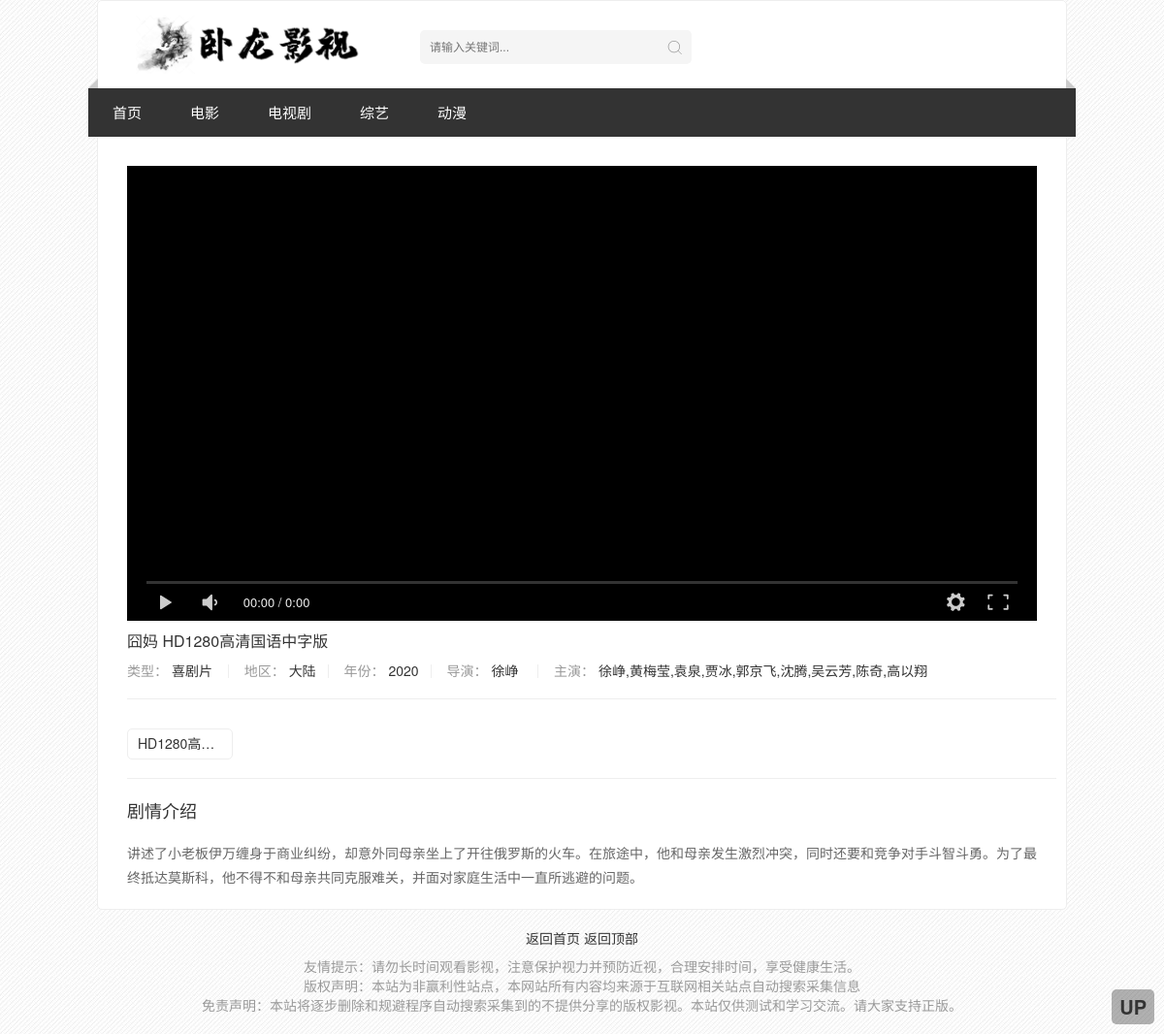
The app's page /video/play/77747/ with its own data.
### video/models.py (models this page shows)
class VideoData(models.Model):
    vod_id = models.CharField(max_length=8, unique=True)  # 视频id
    vod_cid = models.CharField(max_length=4)  # 视频分类id
    vod_name = models.CharField(max_length=16)    # "警察日记"
    vod_alias = models.CharField(max_length=16)    # 别名
    vod_actor = models.CharField(max_length=32)  # "王景春,陈维涵,孙亮,侯岩松,袁利坚,白波"
    vod_director = models.CharField(max_length=32)  # "宁瀛"
    vod_content = models.TextField()  # "内蒙古鄂尔多斯市准格尔旗公安局长郝万忠英年早逝后，..."
    vod_pic = models.CharField(max_length=128)
    vod_area = models.CharField(max_length=16)  # "大陆"
    vod_language = models.CharField(max_length=16)  # "国语"
    vod_year = models.CharField(max_length=4)  # "2014"
    vod_addtime = models.CharField(max_length=32)  # "2020-02-04 10:17:47"
    vod_url = models.TextField()
    vod_length = models.IntegerField()
    vod_continu = models.CharField(max_length=32)  # "HD1280高清国语中字版"
    list_name = models.CharField(max_length=32)
    ctime = models.DateTimeField(auto_now=True)

### video/views.py (the view)
# urls.py: path('play/<str:vod_id>/', views.play),
def play(request, vod_id, index=1):  # 播放页面
    vod_data = load_vod_data(vod_id)
    if not vod_data:
        return render(request, 'video_nonepage.html', {'msg': "影片尚未收录,有需要请联系管理员"})
    video_list = [item.split('$') for item in eval(vod_data.vod_url)]
    return render(request, 'video_play.html', {
        'vod_data': vod_data,
        "video_list": video_list,
        "index": index,
        "video_url": video_list[index-1]
    })

### video/func/db_handler.py (called while the page is built)
def load_vod_data(vod_id):  # 从数据库获取某影片数据
    result = models.VideoData.objects.filter(vod_id=vod_id).first()
    return result

### templates/video_play.html (shortened to what this page needs)
{% extends 'video_layout.html' %}
{% block main %}
<div class="stui-pannel clearfix" style="margin-left: 10px;margin-right: 10px;">
    <div class="stui-player col-pd pb-0">
        <div>
            <div id='video_player'></div>
        </div>
        <div class="stui-player__detail detail">
            <h4 class="title">
                <a href="/video/play/{{vod_data.vod_id}}/{{ index }}/">{{vod_data.vod_name}}</a>&nbsp;{{ video_url.0 }}
            </h4>
            <p class="data">
                <span class="text-muted hidden-xs">类型：</span>
                <a href="javascript:void(0)">{{vod_data.list_name}}</a>
                <span class="text-muted hidden-xs">地区：</span>
                <a href="javascript:void(0)">{{vod_data.vod_area}}</a>
                <span class="text-muted hidden-xs">年份：</span>
                <a href="javascript:void(0)">{{vod_data.vod_year}}</a>
                <span class="text-muted hidden-xs">导演：</span>
                <a href="javascript:void(0)">{{vod_data.vod_director}}</a>&nbsp;
                <span class="text-muted hidden-xs">主演：</span>
                <a href="javascript:void(0)" title="{{vod_data.vod_actor}}">{{vod_data.vod_actor|slice:"30"}}</a>&nbsp;
            </p>
        </div>
    </div>
</div>
<div class="stui-pannel clearfix" style="margin-left: 10px;margin-right: 10px;">
    <ul class="stui-content__playlist clearfix">
        {% for i in video_list %}
        <li>
            <a title="{{ i.0 }}" href="/video/play/{{vod_data.vod_id}}/{{ forloop.counter }}/">{{ i.0 }}</a>
        </li>
        {% endfor %}
    </ul>
</div>
<div class="stui-pannel clearfix" id="desc" style="margin-left: 10px;margin-right: 10px;">
    <div class="stui-pannel__head clearfix">
        <h3 class="title">
            剧情介绍
        </h3>
    </div>
    <div class="col-pd clearfix">
        <div class="stui-content__desc">
            {{vod_data.vod_content}}
        </div>
    </div>
</div>
{% endblock %}

### static/stui_default.css (style rules this page uses)
html { height: 100%; }
body { margin: 0; background: url(./img/bg_icon.jpg); font-family:'Helvetica Neue', 'STHeiti', '微软雅黑', 'Microsoft YaHei', Helvetica,Arial,sans-serif; font-size:14px; line-height: 140%; color: #666; }
ul, ol, li,dt,dd { margin:0; padding:0; list-style:none; }
p { margin:0 0 10px; }
* { -webkit-box-sizing:border-box; -moz-box-sizing:border-box; box-sizing:border-box }
:after,:before { -webkit-box-sizing:border-box; -moz-box-sizing:border-box; box-sizing:border-box }
.container:before,.container:after,.row:before,.row:after,.clearfix:before, .clearfix:after { display: table; content: " "; clear: both; }
h3 { font-size:18px; line-height: 24px; }
h4 { font-size:16px; line-height: 22px; }
h1,h2,h3,h4,h5,h6 { font-weight: 400; margin-top:10px; margin-bottom:10px }
a,button { text-decoration:none; outline:none; -webkit-tap-highlight-color:rgba(0,0,0,0) }
a,h1, h2, h3, h4, h5, h6 { color: #333333; }
.col-pd { padding:10px }
.text-muted { color: #999999; }
.stui-pannel { position: relative; margin-bottom: 10px; padding: 10px; overflow: hidden; }
.stui-pannel:before { content: " "; position: absolute; left: 20px; bottom: 0; right: 0; width: 100%; height: 1px; border-bottom: 1px solid #eee; }
.stui-pannel:last-child { margin-bottom: 0; border-bottom: 0; }
.stui-pannel:last-child:before { display: none; }
.stui-pannel__head { padding: 0 10px; margin-bottom: 10px; line-height: 25px; }
.stui-pannel__head .title { margin: 0; }
.stui-content__desc { line-height: 25px; color: #666; }
.stui-content__playlist { position: relative; padding: 10px 0 0 10px; }
.stui-content__playlist li { float:left; width: 12.5%; padding-bottom: 10px; padding-right: 10px; }
.stui-content__playlist li a { display: block; position: relative; padding:5px 10px; text-align: center; border: 1px solid #eee; border-radius:5px; overflow:hidden; text-overflow:ellipsis; -o-text-overflow:ellipsis; white-space:nowrap; }
.pb-0 { padding-bottom: 0 !important; }

### records on screen
VideoData: vod_name "囧妈", vod_continu "HD1280高清国语中字版", list_name "喜剧片", vod_area "大陆", vod_year "2020", vod_director "徐峥", vod_actor "徐峥,黄梅莹,袁泉,贾冰,郭京飞,沈腾,吴云芳,陈奇,高以翔", vod_content "讲述了小老板伊万缠身于商业纠纷，却意外同母亲坐上了开往俄罗斯的火车。在旅途中，他和母亲发生激烈冲突，同时还要和竞争对手斗智斗勇。为了最终抵达莫斯科，他不得不和母亲共同克服难关，并面对家庭生活中一直所逃避的问题。"

### other values on screen
{{ i.0 }} "HD1280高…"
